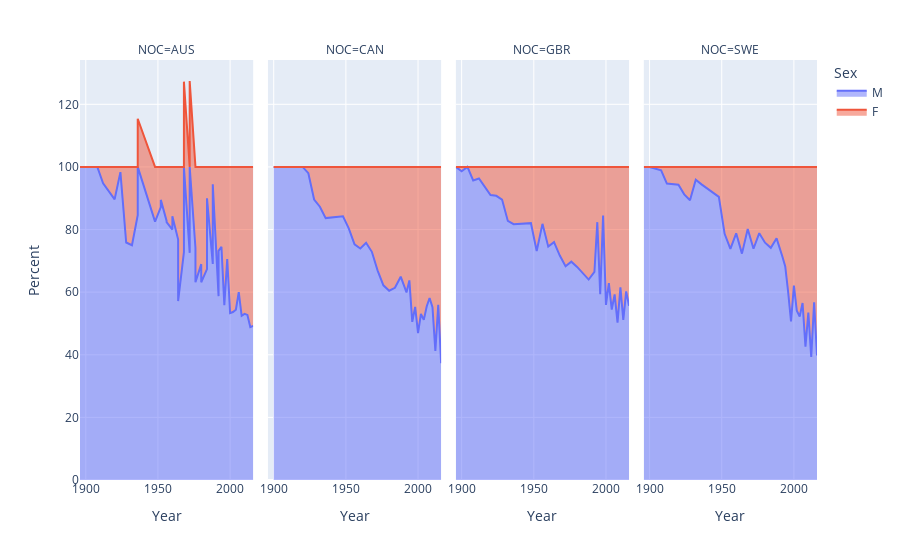

This figure's notebook cell:
### Code cell
df_sorted = df_gender.sort_values(["NOC", "Year", "Sex"])

fig = px.area(
    df_sorted, x="Year", y="Percent", color="Sex",
    facet_col="NOC", line_group="Sex",
)
fig.show()

### Figure 1 — Plotly figure (JSON) as saved in the notebook; plotly's stock layout.template omitted (floating-point values rounded to 4 significant figures)
{"data": [{"fillpattern": {"shape": ""}, "hovertemplate": "Sex=M<br>NOC=AUS<br>Year=%{x}<br>Percent=%{y}<extra></extra>", "legendgroup": "M", "line": {"color": "#636efa"}, "marker": {"symbol": "circle"}, "mode": "lines", "name": "M", "orientation": "v", "showlegend": true, "stackgroup": "1", "type": "scatter", "x": [1896.0, 1900.0, 1904.0, 1908.0, 1912.0, 1920.0, 1924.0, 1928.0, 1932.0, 1936.0, 1936.0, 1948.0, 1952.0, 1952.0, 1956.0, 1956.0, 1960.0, 1960.0, 1964.0, 1964.0, 1968.0, 1968.0, 1972.0, 1972.0, 1976.0, 1976.0, 1980.0, 1980.0, 1984.0, 1984.0, 1988.0, 1988.0, 1992.0, 1992.0, 1994.0, 1996.0, 1998.0, 2000.0, 2002.0, 2004.0, 2006.0, 2008.0, 2010.0, 2012.0, 2014.0, 2016.0], "xaxis": "x", "y": [100.0, 100.0, 100.0, 100.0, 94.74, 89.66, 98.33, 75.86, 75.0, 84.62, 100.0, 82.52, 87.14, 89.47, 82.77, 82.35, 80.0, 84.21, 76.79, 57.14, 72.77, 100.0, 72.56, 100.0, 74.09, 63.16, 68.95, 63.16, 67.36, 90.0, 69.03, 94.44, 58.72, 73.17, 74.47, 55.82, 70.59, 53.3, 53.66, 54.41, 60.0, 52.46, 53.06, 52.72, 48.81, 49.23], "yaxis": "y"}, {"fillpattern": {"shape": ""}, "hovertemplate": "Sex=M<br>NOC=CAN<br>Year=%{x}<br>Percent=%{y}<extra></extra>", "legendgroup": "M", "line": {"color": "#636efa"}, "marker": {"symbol": "circle"}, "mode": "lines", "name": "M", "orientation": "v", "showlegend": false, "stackgroup": "1", "type": "scatter", "x": [1900.0, 1904.0, 1908.0, 1912.0, 1920.0, 1924.0, 1928.0, 1932.0, 1936.0, 1948.0, 1952.0, 1956.0, 1960.0, 1964.0, 1968.0, 1972.0, 1976.0, 1980.0, 1984.0, 1988.0, 1992.0, 1994.0, 1996.0, 1998.0, 2000.0, 2002.0, 2004.0, 2006.0, 2008.0, 2010.0, 2012.0, 2014.0, 2016.0], "xaxis": "x2", "y": [100.0, 100.0, 100.0, 100.0, 100.0, 98.0, 89.58, 87.3, 83.65, 84.26, 80.37, 75.25, 73.95, 75.78, 72.89, 66.9, 62.19, 60.47, 61.39, 64.94, 59.9, 63.76, 50.49, 55.29, 46.92, 53.02, 51.15, 55.41, 58.13, 55.19, 41.24, 55.99, 37.28], "yaxis": "y2"}, {"fillpattern": {"shape": ""}, "hovertemplate": "Sex=M<br>NOC=GBR<br>Year=%{x}<br>Percent=%{y}<extra></extra>", "legendgroup": "M", "line": {"color": "#636efa"}, "marker": {"symbol": "circle"}, "mode": "lines", "name": "M", "orientation": "v", "showlegend": false, "stackgroup": "1", "type": "scatter", "x": [1896.0, 1900.0, 1904.0, 1908.0, 1912.0, 1920.0, 1924.0, 1928.0, 1932.0, 1936.0, 1948.0, 1952.0, 1956.0, 1960.0, 1964.0, 1968.0, 1972.0, 1976.0, 1980.0, 1984.0, 1988.0, 1992.0, 1994.0, 1996.0, 1998.0, 2000.0, 2002.0, 2004.0, 2006.0, 2008.0, 2010.0, 2012.0, 2014.0, 2016.0], "xaxis": "x3", "y": [100.0, 98.63, 100.0, 95.68, 96.31, 91.01, 90.77, 89.57, 82.76, 81.72, 82.04, 73.17, 81.82, 74.53, 75.96, 71.68, 68.25, 69.74, 68.07, 65.93, 64.02, 66.45, 82.35, 59.34, 84.44, 55.9, 62.86, 54.44, 59.26, 50.24, 61.54, 51.17, 60.26, 55.65], "yaxis": "y3"}, {"fillpattern": {"shape": ""}, "hovertemplate": "Sex=M<br>NOC=SWE<br>Year=%{x}<br>Percent=%{y}<extra></extra>", "legendgroup": "M", "line": {"color": "#636efa"}, "marker": {"symbol": "circle"}, "mode": "lines", "name": "M", "orientation": "v", "showlegend": false, "stackgroup": "1", "type": "scatter", "x": [1896.0, 1900.0, 1908.0, 1912.0, 1920.0, 1924.0, 1928.0, 1932.0, 1936.0, 1948.0, 1952.0, 1956.0, 1960.0, 1964.0, 1968.0, 1972.0, 1976.0, 1980.0, 1984.0, 1988.0, 1992.0, 1994.0, 1996.0, 1998.0, 2000.0, 2002.0, 2004.0, 2006.0, 2008.0, 2010.0, 2012.0, 2014.0, 2016.0], "xaxis": "x4", "y": [100.0, 100.0, 98.91, 94.68, 94.31, 91.25, 89.35, 95.89, 94.42, 90.44, 78.62, 73.84, 78.79, 72.3, 80.2, 73.87, 78.84, 75.81, 74.15, 77.19, 71.39, 68.21, 60.09, 50.68, 62.12, 54.09, 52.23, 56.55, 42.6, 53.49, 39.29, 56.76, 39.78], "yaxis": "y4"}, {"fillpattern": {"shape": ""}, "hovertemplate": "Sex=F<br>NOC=AUS<br>Year=%{x}<br>Percent=%{y}<extra></extra>", "legendgroup": "F", "line": {"color": "#EF553B"}, "marker": {"symbol": "circle"}, "mode": "lines", "name": "F", "orientation": "v", "showlegend": true, "stackgroup": "1", "type": "scatter", "x": [1912.0, 1920.0, 1924.0, 1928.0, 1932.0, 1936.0, 1948.0, 1952.0, 1952.0, 1956.0, 1956.0, 1960.0, 1960.0, 1964.0, 1964.0, 1968.0, 1972.0, 1976.0, 1976.0, 1980.0, 1980.0, 1984.0, 1984.0, 1988.0, 1988.0, 1992.0, 1992.0, 1994.0, 1996.0, 1998.0, 2000.0, 2002.0, 2004.0, 2006.0, 2008.0, 2010.0, 2012.0, 2014.0, 2016.0], "xaxis": "x", "y": [5.263, 10.34, 1.667, 24.14, 25.0, 15.38, 17.48, 12.86, 10.53, 17.23, 17.65, 20.0, 15.79, 23.21, 42.86, 27.23, 27.44, 25.91, 36.84, 31.05, 36.84, 32.64, 10.0, 30.97, 5.556, 41.28, 26.83, 25.53, 44.18, 29.41, 46.7, 46.34, 45.59, 40.0, 47.54, 46.94, 47.28, 51.19, 50.77], "yaxis": "y"}, {"fillpattern": {"shape": ""}, "hovertemplate": "Sex=F<br>NOC=CAN<br>Year=%{x}<br>Percent=%{y}<extra></extra>", "legendgroup": "F", "line": {"color": "#EF553B"}, "marker": {"symbol": "circle"}, "mode": "lines", "name": "F", "orientation": "v", "showlegend": false, "stackgroup": "1", "type": "scatter", "x": [1924.0, 1928.0, 1932.0, 1936.0, 1948.0, 1952.0, 1956.0, 1960.0, 1964.0, 1968.0, 1972.0, 1976.0, 1980.0, 1984.0, 1988.0, 1992.0, 1994.0, 1996.0, 1998.0, 2000.0, 2002.0, 2004.0, 2006.0, 2008.0, 2010.0, 2012.0, 2014.0, 2016.0], "xaxis": "x2", "y": [2.0, 10.42, 12.7, 16.35, 15.74, 19.63, 24.75, 26.05, 24.22, 27.11, 33.1, 37.81, 39.53, 38.61, 35.06, 40.1, 36.24, 49.51, 44.71, 53.08, 46.98, 48.85, 44.59, 41.87, 44.81, 58.76, 44.01, 62.72], "yaxis": "y2"}, {"fillpattern": {"shape": ""}, "hovertemplate": "Sex=F<br>NOC=GBR<br>Year=%{x}<br>Percent=%{y}<extra></extra>", "legendgroup": "F", "line": {"color": "#EF553B"}, "marker": {"symbol": "circle"}, "mode": "lines", "name": "F", "orientation": "v", "showlegend": false, "stackgroup": "1", "type": "scatter", "x": [1900.0, 1908.0, 1912.0, 1920.0, 1924.0, 1928.0, 1932.0, 1936.0, 1948.0, 1952.0, 1956.0, 1960.0, 1964.0, 1968.0, 1972.0, 1976.0, 1980.0, 1984.0, 1988.0, 1992.0, 1994.0, 1996.0, 1998.0, 2000.0, 2002.0, 2004.0, 2006.0, 2008.0, 2010.0, 2012.0, 2014.0, 2016.0], "xaxis": "x3", "y": [1.37, 4.321, 3.688, 8.986, 9.227, 10.43, 17.24, 18.28, 17.96, 26.83, 18.18, 25.47, 24.04, 28.32, 31.75, 30.26, 31.93, 34.07, 35.98, 33.55, 17.65, 40.66, 15.56, 44.1, 37.14, 45.56, 40.74, 49.76, 38.46, 48.83, 39.74, 44.35], "yaxis": "y3"}, {"fillpattern": {"shape": ""}, "hovertemplate": "Sex=F<br>NOC=SWE<br>Year=%{x}<br>Percent=%{y}<extra></extra>", "legendgroup": "F", "line": {"color": "#EF553B"}, "marker": {"symbol": "circle"}, "mode": "lines", "name": "F", "orientation": "v", "showlegend": false, "stackgroup": "1", "type": "scatter", "x": [1908.0, 1912.0, 1920.0, 1924.0, 1928.0, 1932.0, 1936.0, 1948.0, 1952.0, 1956.0, 1960.0, 1964.0, 1968.0, 1972.0, 1976.0, 1980.0, 1984.0, 1988.0, 1992.0, 1994.0, 1996.0, 1998.0, 2000.0, 2002.0, 2004.0, 2006.0, 2008.0, 2010.0, 2012.0, 2014.0, 2016.0], "xaxis": "x4", "y": [1.087, 5.322, 5.693, 8.754, 10.65, 4.11, 5.576, 9.556, 21.38, 26.16, 21.21, 27.7, 19.8, 26.13, 21.16, 24.19, 25.85, 22.81, 28.61, 31.79, 39.91, 49.32, 37.88, 45.91, 47.77, 43.45, 57.4, 46.51, 60.71, 43.24, 60.22], "yaxis": "y4"}], "layout": {"annotations": [{"font": {}, "showarrow": false, "text": "NOC=AUS", "x": 0.1175, "xanchor": "center", "xref": "paper", "y": 1, "yanchor": "bottom", "yref": "paper"}, {"font": {}, "showarrow": false, "text": "NOC=CAN", "x": 0.3725, "xanchor": "center", "xref": "paper", "y": 1, "yanchor": "bottom", "yref": "paper"}, {"font": {}, "showarrow": false, "text": "NOC=GBR", "x": 0.6275, "xanchor": "center", "xref": "paper", "y": 1, "yanchor": "bottom", "yref": "paper"}, {"font": {}, "showarrow": false, "text": "NOC=SWE", "x": 0.8825, "xanchor": "center", "xref": "paper", "y": 1, "yanchor": "bottom", "yref": "paper"}], "legend": {"title": {"text": "Sex"}, "tracegroupgap": 0}, "margin": {"t": 60}, "xaxis": {"anchor": "y", "domain": [0, 0.235], "title": {"text": "Year"}}, "xaxis2": {"anchor": "y2", "domain": [0.255, 0.49], "matches": "x", "title": {"text": "Year"}}, "xaxis3": {"anchor": "y3", "domain": [0.51, 0.745], "matches": "x", "title": {"text": "Year"}}, "xaxis4": {"anchor": "y4", "domain": [0.765, 1.0], "matches": "x", "title": {"text": "Year"}}, "yaxis": {"anchor": "x", "domain": [0, 1], "title": {"text": "Percent"}}, "yaxis2": {"anchor": "x2", "domain": [0, 1], "matches": "y", "showticklabels": false}, "yaxis3": {"anchor": "x3", "domain": [0, 1], "matches": "y", "showticklabels": false}, "yaxis4": {"anchor": "x4", "domain": [0, 1], "matches": "y", "showticklabels": false}}}
